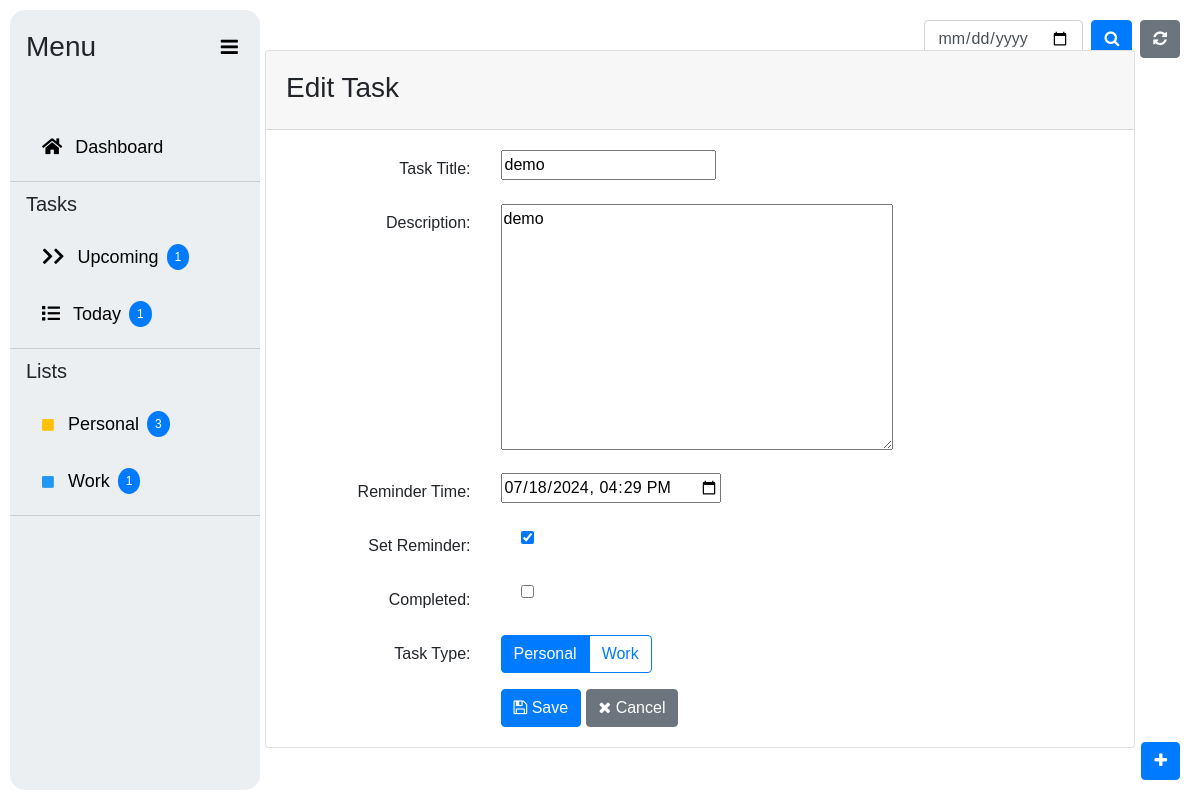
/edit/8/, run on the app's committed database.
### tasks/models.py (models this page shows, shortened)
class Task(models.Model):
    TASK_TYPE_CHOICES = [
        ('personal', 'Personal'),
        ('work', 'Work'),
    ]
    title = models.CharField(max_length=200)
    description = models.TextField()
    completed = models.BooleanField(default=False)
    reminder_time = models.DateTimeField(blank=True, null=True)
    is_reminder_set = models.BooleanField(default=False)
    task_type = models.CharField(max_length=10, choices=TASK_TYPE_CHOICES, default='personal')

### tasks/views.py (the view)
# urls.py: path('edit/<int:pk>/', views.task_update, name='edit-task'),
def task_update(request, pk):
    tomorrow = timezone.now().date() + timedelta(days=1)
    upcoming_count = Task.objects.filter(reminder_time__date__gte=tomorrow).count()
    today = timezone.now().date()
    today_count = Task.objects.filter(reminder_time__date=today).count()
    personal_tasks = Task.objects.filter(task_type='personal', completed=False).order_by('reminder_time')
    personal_count = personal_tasks.count()
    work_tasks = Task.objects.filter(task_type='work', completed=False).order_by('reminder_time')
    work_count = work_tasks.count()
    task = get_object_or_404(Task, pk=pk)
    if request.method == 'POST':
        form = TaskForm(request.POST, instance=task)
        if form.is_valid():
            task = form.save(commit=False)
            if task.completed:
                task.reminder_time = None
                task.is_reminder_set = False
            task.save()
            messages.success(request, f'Task "{task.title}" updated successfully.')
            return redirect('task-list')
    else:
        form = TaskForm(instance=task)
    return render(request, 'tasks/task_form.html', {'form': form,'upcoming_count': upcoming_count,
        'today_count': today_count,'personal_count':personal_count,
        'work_count':work_count})

### tasks/forms.py
class TaskForm(forms.ModelForm):
    TASK_TYPE_CHOICES = [
        ('personal', 'Personal'),
        ('work', 'Work'),
    ]
    task_type = forms.ChoiceField(choices=TASK_TYPE_CHOICES, widget=forms.RadioSelect, initial='work')
    class Meta:
        model = Task
        fields = ['title', 'description', 'completed', 'reminder_time', 'is_reminder_set','task_type']
        widgets = {
            'reminder_time': forms.DateTimeInput(attrs={'type': 'datetime-local'}, format='%Y-%m-%dT%H:%M'),
        }

### tasks/templates/tasks/task_form.html (shortened to what this page needs)
{% extends 'base.html' %}
{% block content %}
<div class="container">
    <div class="row justify-content-center">
        <div class="col-12">
            <div class="card">
                <div class="card-header">
                    <h3 class="card-title mt-2">
                        {% if form.instance.pk %}
                            Edit Task
                        {% else %}
                            Add Task
                        {% endif %}
                    </h3>
                </div>
                <div class="card-body">
                    <form method="post">
                        <div class="form-group row">
                            <label for="{{ form.title.id_for_label }}" class="col-md-3 col-form-label text-md-right">Task Title:</label>
                            <div class="col-md-9">
                                {{ form.title }}
                            </div>
                        </div>
                        <div class="form-group row">
                            <label for="{{ form.description.id_for_label }}" class="col-md-3 col-form-label text-md-right">Description:</label>
                            <div class="col-md-9">
                                {{ form.description }}
                            </div>
                        </div>
                        <div class="form-group row">
                            <label for="{{ form.reminder_time.id_for_label }}" class="col-md-3 col-form-label text-md-right">Reminder Time:</label>
                            <div class="col-md-9">
                                {{ form.reminder_time }}
                            </div>
                        </div>
                        <div class="form-group row">
                            <label class="col-md-3 col-form-label text-md-right">Set Reminder:</label>
                            <div class="col-md-9">
                                <div class="form-check mb-2">
                                    {{ form.is_reminder_set }}
                                </div>
                            </div>
                        </div>
                        <div class="form-group row">
                            <label class="col-md-3 col-form-label text-md-right">Completed:</label>
                            <div class="col-md-9">
                                <div class="form-check">
                                    {{ form.completed }}
                                </div>
                            </div>
                        </div>
                        <div class="form-group row">
                            <label class="col-md-3 col-form-label text-md-right">Task Type:</label>
                            <div class="col-md-9">
                                <div class="btn-group btn-group-toggle" data-toggle="buttons">
                                    <label class="btn btn-outline-primary {% if form.task_type.value == 'personal' %}active{% endif %}" >
                                        <input type="radio" name="task_type" value="personal" autocomplete="off" {% if form.task_type.value == 'personal' %}checked{% endif %}> Personal
                                    </label>
                                    <label class="btn btn-outline-primary {% if form.task_type.value == 'work' %}active{% endif %}" >
                                        <input type="radio" name="task_type" value="work" autocomplete="off" {% if form.task_type.value == 'work' %}checked{% endif %}> Work
                                    </label>
                                </div>
                            </div>
                        </div>
                        <div class="form-group row mb-0">
                            <div class="col-md-9 offset-md-3">
                                <button type="submit" class="btn btn-primary"><i class="fa fa-save"></i> Save</button>
                                <a href="{% url 'task-list' %}" class="btn btn-secondary"><i class="fa fa-times"></i> Cancel</a>
                            </div>
                        </div>
                    </form>
                </div>
            </div>
        </div>
    </div>
</div>
{% endblock %}

### todo_project/templates/base.html (style rules this page uses)
body { display: flex; margin: 0; font-family: Arial, sans-serif; position: relative; }

### data on the page
Task: title "demo", description "demo", reminder_time "07/18/2024 16:29", is_reminder_set "☑"

### other printed values
{{ upcoming_count }} "1"
{{ today_count }} "1"
{{ personal_count }} "3"
{{ work_count }} "1"
